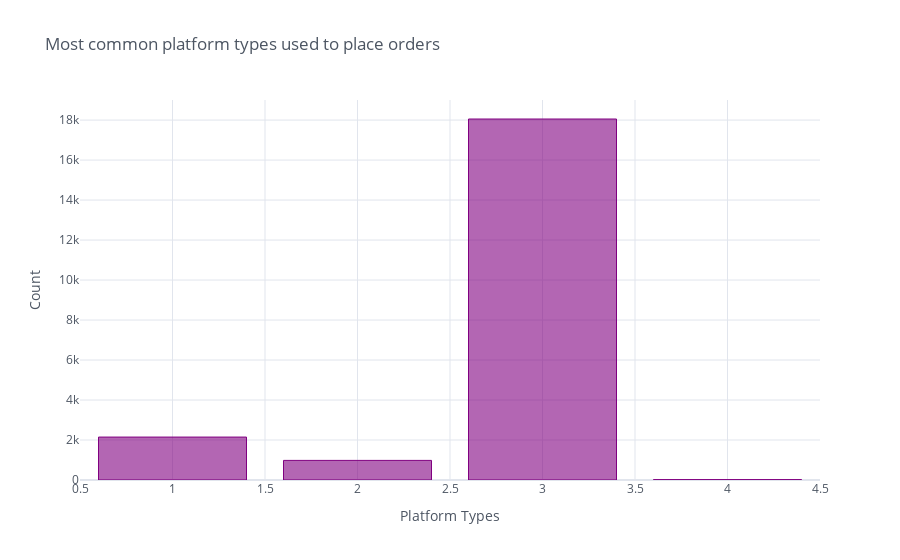

The notebook cell this image was saved under:
### Markdown cell above
- The minimum distance travelled in 1km and the maximum distance travelled is 49km.
- The mean distance travelled is 9.5km which is above the median distance travelled of 8km.
- From the above graphs, we can see that there are a lot of outliers in the database.
    - It may effect on the model since distance has shown to have the highest correlation with the dependent variable.  
- 75% of the orders in our dataset are delivered within a distance of 13km which means that our data is heavily skewed to the right.

### Code cell
# Bargraph displaying the most common platform types used to place orders.

train_df['platform_type'].value_counts().iplot(kind='bar', 
                                               bins= 10, 
                                               theme='white', 
                                               color= 'purple',
                                               title='Most common platform types used to place orders', 
                                               xTitle='Platform Types', 
                                               yTitle='Count')

### Figure 1 — Plotly figure (JSON) as saved in the notebook; plotly's stock layout.template omitted (floating-point values rounded to 4 significant figures)
{"data": [{"marker": {"color": "rgba(128, 0, 128, 0.6)", "line": {"color": "rgba(128, 0, 128, 1.0)", "width": 1}}, "name": "platform_type", "orientation": "v", "text": "", "type": "bar", "x": [3, 1, 2, 4], "y": [18054, 2147, 980, 20]}], "layout": {"legend": {"bgcolor": "#FFFFFF", "font": {"color": "#4D5663"}}, "paper_bgcolor": "#FFFFFF", "plot_bgcolor": "#FFFFFF", "title": {"font": {"color": "#4D5663"}, "text": "Most common platform types used to place orders"}, "xaxis": {"gridcolor": "#E1E5ED", "showgrid": true, "tickfont": {"color": "#4D5663"}, "title": {"font": {"color": "#4D5663"}, "text": "Platform Types"}, "zerolinecolor": "#E1E5ED"}, "yaxis": {"gridcolor": "#E1E5ED", "showgrid": true, "tickfont": {"color": "#4D5663"}, "title": {"font": {"color": "#4D5663"}, "text": "Count"}, "zerolinecolor": "#E1E5ED"}}}
